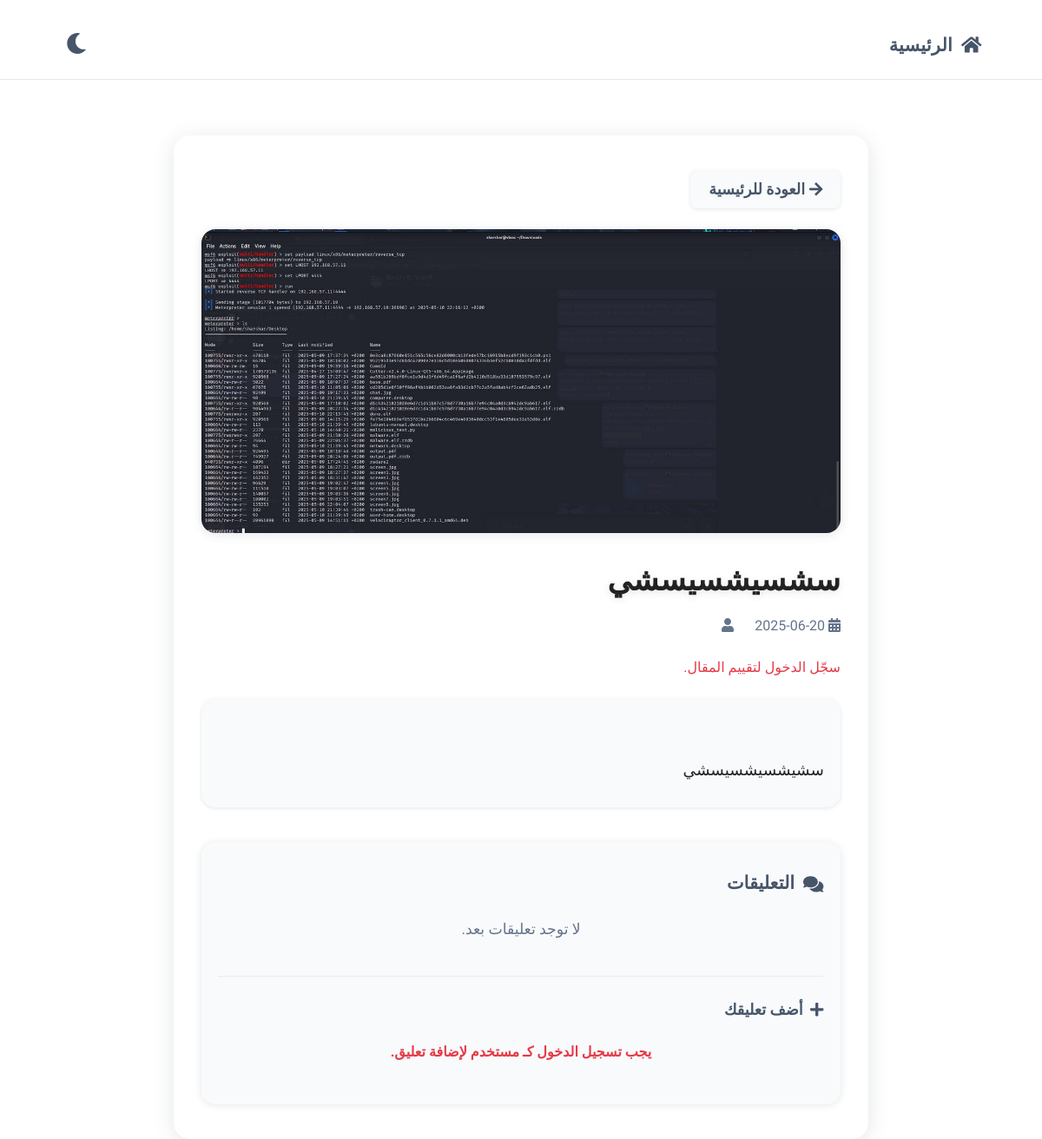
Before: /article.php?id=24 with the older database file.
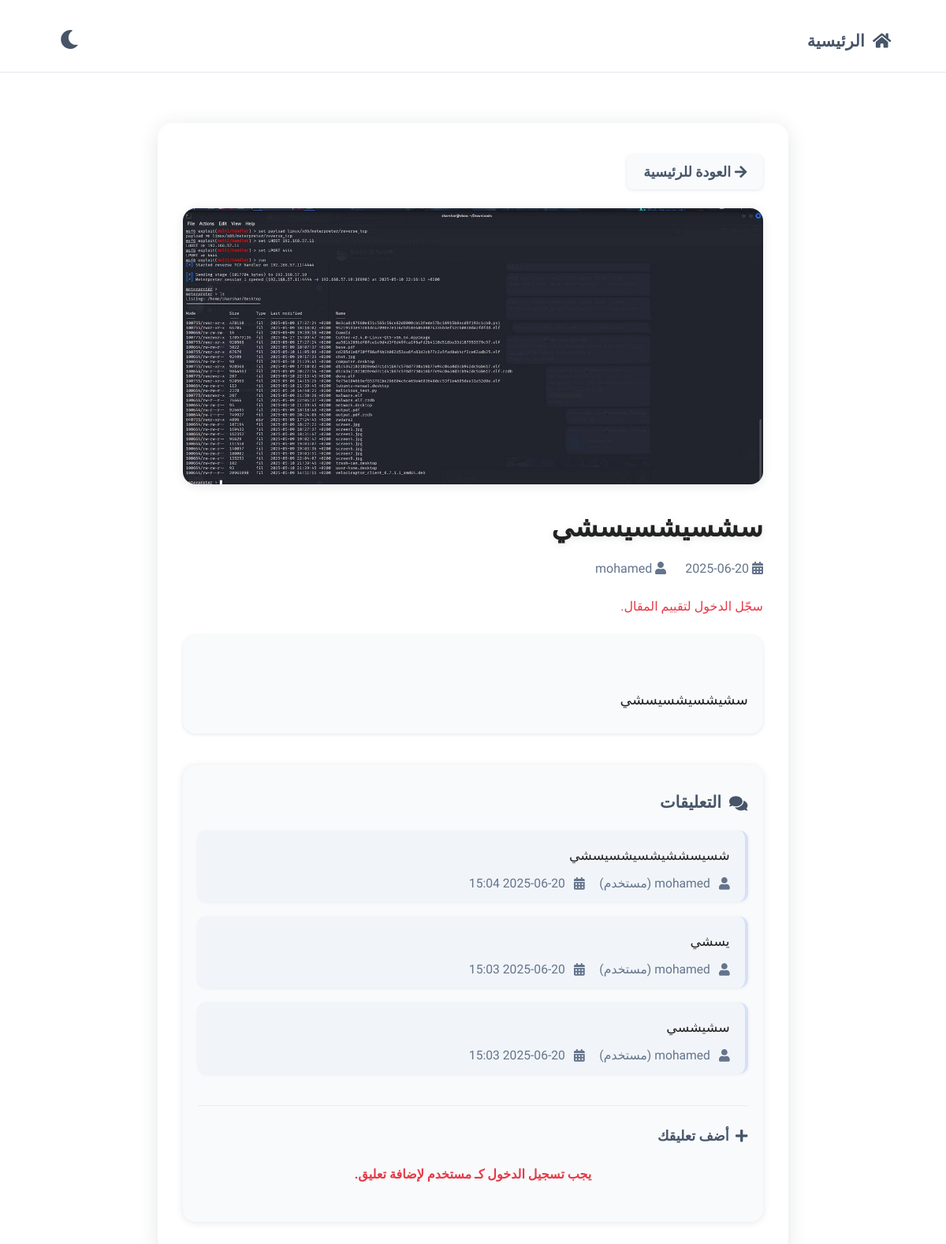
After: the same page with the newer database file.
### tables this page shows
CREATE TABLE `articles` (
  `id` int NOT NULL,
  `title` varchar(255) NOT NULL,
  `content` text NOT NULL,
  `image` varchar(100) DEFAULT NULL,
  `created_at` timestamp NOT NULL DEFAULT CURRENT_TIMESTAMP,
  `category_id` int DEFAULT NULL,
  `user_id` int DEFAULT NULL,
  `admin_id` int DEFAULT NULL
);

CREATE TABLE `users` (
  `id` int NOT NULL,
  `username` varchar(50) NOT NULL,
  `email` varchar(100) NOT NULL,
  `password` varchar(255) NOT NULL,
  `created_at` timestamp NOT NULL DEFAULT CURRENT_TIMESTAMP,
  `updated_at` datetime DEFAULT CURRENT_TIMESTAMP ON UPDATE CURRENT_TIMESTAMP,
  `is_active` tinyint(1) DEFAULT '1',
  `reset_token` varchar(100) DEFAULT NULL,
  `reset_expires` datetime DEFAULT NULL
);

CREATE TABLE `comments` (
  `id` int NOT NULL,
  `article_id` int NOT NULL,
  `user_id` int DEFAULT NULL,
  `admin_id` int DEFAULT NULL,
  `content` text NOT NULL,
  `is_admin` tinyint(1) DEFAULT '0',
  `status` enum('pending','approved','rejected') DEFAULT 'approved',
  `created_at` timestamp NOT NULL DEFAULT CURRENT_TIMESTAMP
);

### article.php (the view, shortened to what this page needs)
<?php
require_once 'db.php';
$id = isset($_GET['id']) ? intval($_GET['id']) : 0;
$article = $pdo->prepare("SELECT * FROM articles WHERE id = ?");
$article->execute([$id]);
$article = $article->fetch(PDO::FETCH_ASSOC);
$authorName = '';
if (!empty($article['user_id'])) {
    $stmt = $pdo->prepare('SELECT username FROM users WHERE id = ?');
    $stmt->execute([$article['user_id']]);
    $u = $stmt->fetch(PDO::FETCH_ASSOC);
    if ($u) $authorName = $u['username'];
} elseif (!empty($article['admin_id'])) {
    $stmt = $pdo->prepare('SELECT adminname FROM admins WHERE id = ?');
    $stmt->execute([$article['admin_id']]);
    $a = $stmt->fetch(PDO::FETCH_ASSOC);
    if ($a) $authorName = $a['adminname'];
}
$isUserLoggedIn = isset($_SESSION['user_id']);
?><!DOCTYPE html>
<html lang="ar" dir="rtl">
<head>
  <link rel="stylesheet" href="./css/index.css">
  <link rel="stylesheet" href="https://cdnjs.cloudflare.com/ajax/libs/font-awesome/5.15.1/css/all.min.css">
</head>
<body>
  <header class="header">
    <div class="container nav" style="display:flex;align-items:center;justify-content:space-between;">
      <a href="index.php" class="logo" style="font-size:1.3rem;font-weight:bold;color:var(--color-primary);text-decoration:none;display:flex;align-items:center;gap:0.5em;"><i class="fa fa-home"></i> الرئيسية</a>
      <button class="theme-toggle" aria-label="تبديل الوضع" type="button"><i class="fa fa-moon"></i></button>
    </div>
  </header>
  <main>
    <div class="article-page-container">
      <a href="index.php" class="article-page-back"><i class="fa fa-arrow-right"></i> العودة للرئيسية</a>
      <?php
        $imgSrc = $article['image'] ? 'uploads/articles/' . htmlspecialchars($article['image']) : 'https://source.unsplash.com/800x350/?arabic,writing,' . urlencode($article['category'] ?? 'article');
      ?>
      <div style="position:relative;">
        <img src="<?= $imgSrc ?>" alt="صورة المقال" class="article-page-image">
      </div>
      <h1 class="article-page-title"> <?= htmlspecialchars($article['title']) ?> </h1>
      <div class="article-page-meta">
        <span><i class="fa fa-calendar-alt"></i> <?= htmlspecialchars(substr($article['created_at'],0,10)) ?></span>
        <span><i class="fa fa-user"></i> <?= htmlspecialchars($authorName) ?></span>
      </div>
      <div class="article-rating-section" style="margin-bottom:1.5rem;">
        <?php if ($isUserLoggedIn): ?>
        <div id="userRatingInfo" style="margin-bottom:0.3rem;font-size:1rem;color:#3B82F6;"></div>
        <div id="userRatingStars" style="direction:ltr;text-align:right;"></div>
        <div id="ratingMsg" style="font-size:1rem;margin-top:0.3rem;"></div>
        <script>
<?php if ($isUserLoggedIn): ?>
document.addEventListener('DOMContentLoaded', function() {
  let userRating = 0;
  let rated = false;
  // جلب تقييم المستخدم الحالي
  function fetchUserRating() {
    fetch('rate_article.php', {
      method: 'POST',
      headers: { 'Content-Type': 'application/x-www-form-urlencoded' },
      body: 'article_id=<?= $article['id'] ?>&get_user=1'
    })
    .then(r=>r.json()).then(function(data) {
      userRating = data && data.user_rating ? parseInt(data.user_rating) : 0;
      renderUserStars();
      if(userRating > 0) {
        document.getElementById('userRatingInfo').innerHTML = `تقييمك: <span style="color:#fbbf24;font-size:1.2rem;">${'★'.repeat(userRating)}${'☆'.repeat(5-userRating)}</span> (${userRating} من 5)`;
        rated = true;
      } else {
        document.getElementById('userRatingInfo').innerHTML = '';
        rated = false;
      }
    });
  }
  function renderUserStars() {
    const container = document.getElementById('userRatingStars');
    container.innerHTML = '';
    for(let i=5;i>=1;i--) {
      const star = document.createElement('span');
      star.className = 'star';
      star.dataset.value = i;
      star.style.fontSize = '2rem';
      star.style.cursor = rated ? 'not-allowed' : 'pointer';
      star.style.color = i <= userRating ? '#fbbf24' : '#ccc';
      star.textContent = '★';
      if(!rated) {
        star.addEventListener('mouseenter', function() {
          highlightStars(i);
        });
        star.addEventListener('mouseleave', function() {
          highlightStars(userRating);
        });
        star.addEventListener('click', function() {
          if(rated) return;
          rateArticle(i);
        });
      }
      container.appendChild(star);
    }
  }
  function highlightStars(val) {
    document.querySelectorAll('#userRatingStars .star').forEach(s => {
      s.style.color = parseInt(s.dataset.value) <= val ? '#fbbf24' : '#ccc';
    });
  }
  function rateArticle(val) {
    fetch('rate_article.php', {
      method: 'POST',
      headers: { 'Content-Type': 'application/x-www-form-urlencoded' },
      body: `article_id=<?= $article['id'] ?>&rating=${val}`
    })
    .then(r=>r.json()).then(function(data) {
      if(data.success) {
        userRating = val;
        rated = true;
        renderUserStars();
        document.getElementById('userRatingInfo').innerHTML = `تقييمك: <span style=\"color:#fbbf24;font-size:1.2rem;\">${'★'.repeat(userRating)}${'☆'.repeat(5-userRating)}</span> (${userRating} من 5)`;
        document.getElementById('ratingMsg').textContent = 'تم تسجيل تقييمك بنجاح.';
        fetchRating();
      } else {
        document.getElementById('ratingMsg').textContent = data.message || 'حدث خطأ.';
      }
    });
  }
  fetchUserRating();
  // تحديث التقييم العام
  function fetchRating() {
    fetch('rate_article.php', {
      method: 'POST',
      headers: { 'Content-Type': 'application/x-www-form-urlencoded' },
      body: 'article_id=<?= $article['id'] ?>'
    })
    .then(r=>r.json()).then(function(data) {
      if(data && data.avg_rating !== undefined) {
        document.getElementById('articleRatingDisplay').innerHTML = `
          <span style=\"color:#fbbf24;font-size:1.3rem;\">${'★'.repeat(Math.round(data.avg_rating))}${'☆'.repeat(5-Math.round(data.avg_rating))}</span>
          <span style=\"color:#555;font-size:1rem;\">(${data.avg_rating} من 5 - ${data.total_ratings} تقييم)</span>
        `;
      } else {
        document.getElementById('articleRatingDisplay').innerHTML = 'لم يتم تقييم هذا المقال بعد.';
      }
    });
  }
  fetchRating();
});
<?php endif; ?>
        </script>
        <?php else: ?>
        <div style="color:#e63946;font-size:1rem;">سجّل الدخول لتقييم المقال.</div>
        <?php endif; ?>
      </div>
      <div class="article-page-content">
        <?= nl2br(htmlspecialchars($article['content'])) ?>
      </div>
      <div class="article-comments-section">
        <h2 class="comments-title"><i class="fa fa-comments"></i> التعليقات</h2>
        <?php
        $comments = $pdo->prepare("SELECT content, created_at, is_admin, user_id, admin_id FROM comments WHERE article_id = ? ORDER BY created_at DESC");
        $comments->execute([$article['id']]);
        $comments = $comments->fetchAll(PDO::FETCH_ASSOC);
        if ($comments && count($comments)) {
          echo '<ul class="comments-list">';
          foreach ($comments as $c) {
            $isAdmin = $c['is_admin'] == 1;
            $commentAuthor = $isAdmin ? 'مشرف' : 'مستخدم';
            if ($isAdmin && !empty($c['admin_id'])) {
              $stmt = $pdo->prepare('SELECT adminname FROM admins WHERE id = ?');
              $stmt->execute([$c['admin_id']]);
              $a = $stmt->fetch(PDO::FETCH_ASSOC);
              if ($a) $commentAuthor = $a['adminname'] . ' (مشرف)';
            } elseif (!$isAdmin && !empty($c['user_id'])) {
              $stmt = $pdo->prepare('SELECT username FROM users WHERE id = ?');
              $stmt->execute([$c['user_id']]);
              $u = $stmt->fetch(PDO::FETCH_ASSOC);
              if ($u) $commentAuthor = $u['username'] . ' (مستخدم)';
            }
            echo '<li class="comment-item'.($isAdmin ? ' admin-comment' : '').'">'
              .'<div class="comment-content">'.nl2br(htmlspecialchars($c['content'])).'</div>'
              .'<div class="comment-meta">'
              .'<i class="fa fa-user'.($isAdmin ? '-shield' : '').'"></i> '.htmlspecialchars($commentAuthor)
              .' &nbsp; <i class="fa fa-calendar-alt"></i> '.htmlspecialchars(substr($c['created_at'],0,16)).'</div>'
              .'</li>';
          }
          echo '</ul>';
        } else {
          echo '<div class="no-comments">لا توجد تعليقات بعد.</div>';
        }
        ?>
        <hr style="margin:2.5rem 0 1.5rem 0;opacity:.13;">
        <h3 class="add-comment-title"><i class="fa fa-plus"></i> أضف تعليقك</h3>
        <?php if ($isUserLoggedIn): ?>
        <form class="add-comment-form" method="post" action="" id="addCommentForm">
          <textarea name="user_comment" required placeholder="اكتب تعليقك هنا..." maxlength="500"></textarea>
          <button type="submit" class="add-comment-btn"><i class="fa fa-paper-plane"></i> إرسال</button>
        </form>
        <script>
        document.getElementById('addCommentForm').addEventListener('submit', async function(e) {
          e.preventDefault();
          const form = this;
          const textarea = form.querySelector('textarea[name="user_comment"]');
          const comment = textarea.value.trim();
          if (!comment) return;
          const btn = form.querySelector('button[type="submit"]');
          btn.disabled = true;
          btn.innerHTML = '<i class="fa fa-spinner fa-spin"></i> جارٍ الإرسال...';
          try {
            const res = await fetch(window.location.href, {
              method: 'POST',
              headers: { 'Content-Type': 'application/x-www-form-urlencoded' },
              body: 'user_comment=' + encodeURIComponent(comment)
            });
            const html = await res.text();
            // استخراج جزء التعليقات فقط من الصفحة الجديدة
            const parser = new DOMParser();
            const doc = parser.parseFromString(html, 'text/html');
            const newCommentsSection = doc.querySelector('.article-comments-section');
            if (newCommentsSection) {
              document.querySelector('.article-comments-section').innerHTML = newCommentsSection.innerHTML;
            }
            textarea.value = '';
          } catch (err) {
            alert('حدث خطأ أثناء إرسال التعليق');
          } finally {
            btn.disabled = false;
            btn.innerHTML = '<i class="fa fa-paper-plane"></i> إرسال';
          }
        });
        </script>
        <?php else: ?>
        <div style="color:#e63946;text-align:center;font-weight:bold;margin:1.5rem 0;">يجب تسجيل الدخول كـ مستخدم لإضافة تعليق.</div>
        <?php endif; ?>
      </div>
    </div>
  </main>
</body>
</html>

### css/index.css (style rules this page uses)
:root { --color-primary: #3B82F6; --color-primary-dark: #2563EB; --color-slate-50: #F8FAFC; --color-slate-100: #F1F5F9; --color-slate-200: #E2E8F0; --color-slate-300: #CBD5E1; --color-slate-400: #94A3B8; --color-slate-500: #64748B; --color-slate-600: #475569; --color-slate-700: #334155; --color-slate-800: #1E293B; --color-slate-900: #0F172A; --color-white: #FFFFFF; --font-sans: 'Inter', system-ui, -apple-system, sans-serif; --font-serif: 'Merriweather', Georgia, serif; }
* { margin: 0; padding: 0; box-sizing: border-box; }
body, html { font-family: var(--font-sans); color: var(--color-slate-900); background-color: var(--color-slate-50); line-height: 1.5; transition: background 0.2s, color 0.2s; }
.container { max-width: 1200px; margin: 0 auto; padding: 0 1rem; }
.header { background-color: var(--color-white); box-shadow: 0 2px 16px #4262ed0a; z-index: 1000; border-bottom: 1.5px solid #e3e6f0; min-height: 64px; transition: background 0.2s, box-shadow 0.2s; }
.nav { display: flex; align-items: center; justify-content: space-between; height: 64px; max-width: 1200px; margin: 0 auto; padding: 0 2vw; }
.logo { font-family: var(--font-serif); font-size: 2rem; font-weight: 700; color: var(--color-primary-dark); text-decoration: none; letter-spacing: 0.01em; display: flex; align-items: center; gap: 8px; transition: color 0.18s; }
.theme-toggle { background: none; border: none; color: var(--color-slate-700); font-size: 1.3rem; cursor: pointer; border-radius: 50%; padding: 7px; transition: background 0.18s, color 0.18s; }

Changed rows visible on the page:
added users: username "mohamed"
added comments: content "شسيسششيشسيشسيسشي", is_admin 0 (drawn), user.username "mohamed (مستخدم)", created_at "2025-06-20 15:04"
added comments: content "يسشي", is_admin 0 (drawn), user.username "mohamed (مستخدم)", created_at "2025-06-20 15:03"
added comments: content "سشيشسي", is_admin 0 (drawn), user.username "mohamed (مستخدم)", created_at "2025-06-20 15:03"
Other visible differences:
text no longer shown: "لا توجد تعليقات بعد."
